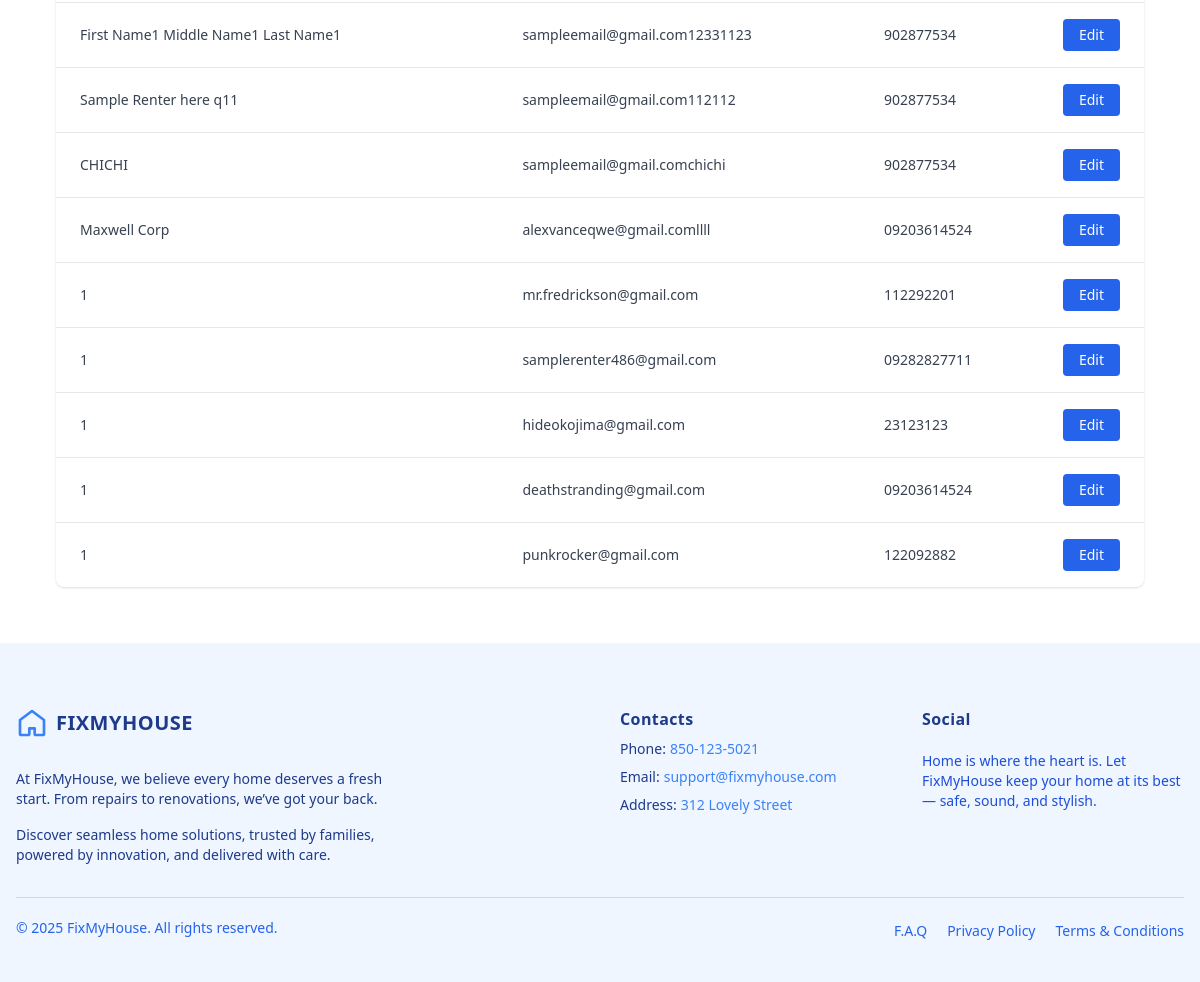
/agent/renters/ (signed in, lower part), run on an earlier commit of the app's database.
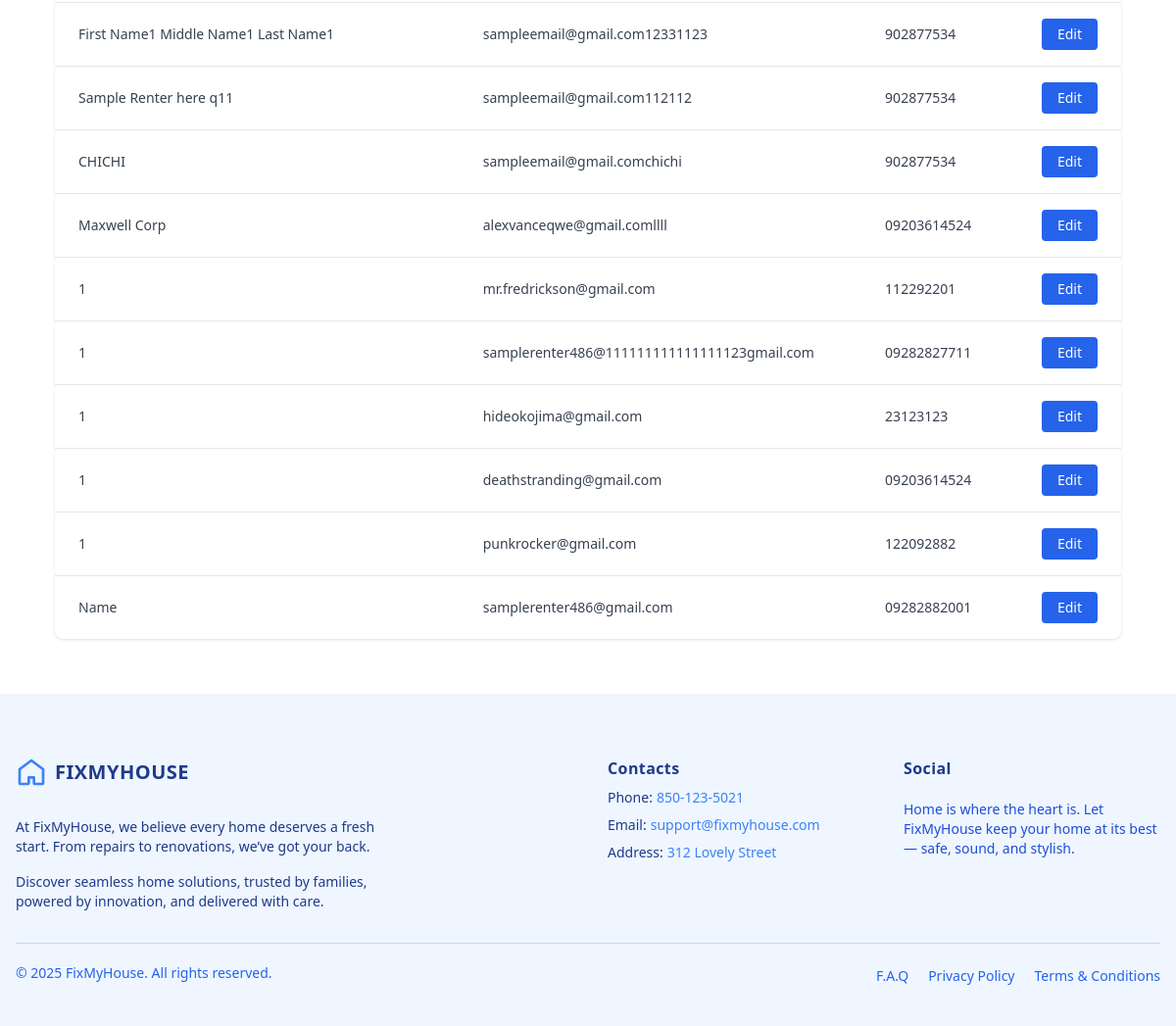
And on a later commit of the database.
### renter/models/renter.py (models this page shows, shortened)
class Renter(models.Model):
    user = models.OneToOneField(User, on_delete=models.CASCADE,null=True)
    name = models.CharField(max_length=255)
    email = models.EmailField(unique=True)
    phone = models.CharField(max_length=20)
    password = models.CharField(max_length=128)  # store hashed password (later)
    gender = models.CharField(max_length=10, blank=True, null=True)
    date_of_birth = models.DateField(blank=True, null=True)
    company_name = models.CharField(max_length=255, blank=True, null=True)
    contact_person = models.CharField(max_length=255, blank=True, null=True)
    contact_person_email = models.EmailField(blank=True, null=True)
    contact_phone = models.CharField(max_length=20, blank=True, null=True)
    state = models.CharField(max_length=100, blank=True, null=True)
    city = models.CharField(max_length=100, blank=True, null=True)
    zip_code = models.CharField(max_length=20, blank=True, null=True)
    company_address_line1 = models.CharField(max_length=255, blank=True, null=True)
    company_address_line2 = models.CharField(max_length=255, blank=True, null=True)
    company_postal_code = models.CharField(max_length=20, blank=True, null=True)
    upload_option = models.CharField(max_length=50, blank=True, null=True)  # 'manual' or 'report'
    property_image = models.ImageField(upload_to='property_images/', blank=True, null=True)
    floor_count = models.PositiveIntegerField(blank=True, null=True)
    room_count = models.PositiveIntegerField(blank=True, null=True)
    rooms = models.JSONField(blank=True, null=True)  # example: [{"type": "Bedroom"}, {"type": "Kitchen"}]
    address_line1 = models.CharField(max_length=255, blank=True, null=True)
    address_line2 = models.CharField(max_length=255, blank=True, null=True)
    house_state = models.CharField(max_length=100, blank=True, null=True)
    house_city = models.CharField(max_length=100, blank=True, null=True)
    house_zip = models.CharField(max_length=20, blank=True, null=True)

### agent/views.py (the view)
# urls.py: path('renters/', views.RenterListView.as_view(), name='manage_renters'),
@method_decorator(login_required, name='dispatch')
class RenterListView(ListView):
    model = Renter
    template_name = 'components/home/manageRenters.html'  # you’ll create this
    context_object_name = 'renters'

### agent/templates/components/home/manageRenters.html (shortened to what this page needs)
{% extends "baseAgent.html" %}
{% load widget_tweaks %}
{% block content %}
<div class="max-w-7xl px-4 sm:px-6 lg:px-8 py-8 m-6">
    <div class="overflow-x-auto bg-white shadow rounded-lg">
        <table class="min-w-full divide-y divide-gray-200">
            <tbody class="divide-y divide-gray-200 text-sm text-gray-700">
                {% for renter in renters %}
                <tr class="hover:bg-gray-50 transition duration-150">
                    <td class="px-6 py-4 whitespace-nowrap">{{ renter.name }}</td>
                    <td class="px-6 py-4 whitespace-nowrap">{{ renter.email }}</td>
                    <td class="px-6 py-4 whitespace-nowrap">{{ renter.phone }}</td>
                    <td class="px-6 py-4 whitespace-nowrap text-right">
                        <a href="{% url 'edit_renter' renter.id %}"
                            class="inline-flex items-center px-4 py-1.5 text-sm font-medium text-white bg-blue-600 rounded hover:bg-blue-700 focus:outline-none">
                            Edit
                        </a>
                    </td>
                </tr>
                {% empty %}
                <tr>
                    <td colspan="4" class="px-6 py-4 text-center text-gray-500">No renters found.</td>
                </tr>
                {% endfor %}
            </tbody>
        </table>
    </div>
</div>
{% include 'components/footerAgent.html' %}
{% endblock %}

What changed in the data, as far as the page shows it:
changed Renter: email "samplerenter486@gmail.com" → "samplerenter486@111111111111111123gmail.com"
added Renter: name "Name", email "samplerenter486@gmail.com", phone "09282882001"
